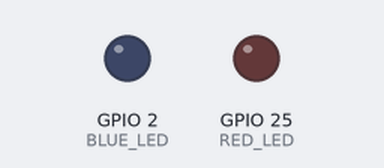
The sketch below on a simulated ESP32. Shown: output pins drawn as LEDs (lit = HIGH).

Above: at 0.1 s.
At 5.23 s:
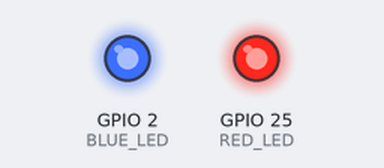
Timing chart, 0 to 5.5 s (numbered marks = the images above):
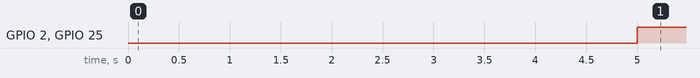

The sketch:

matrix.ino
```cpp
#define RED_LED 25
#define BLUE_LED 2

#define MATRIX_SIZE 40

float matrixA[MATRIX_SIZE][MATRIX_SIZE];
float matrixB[MATRIX_SIZE][MATRIX_SIZE];
float matrixResult[MATRIX_SIZE][MATRIX_SIZE];

void setup() {

  pinMode(RED_LED, OUTPUT);
  pinMode(BLUE_LED, OUTPUT);

  digitalWrite(RED_LED, LOW);
  digitalWrite(BLUE_LED, LOW);

  // Initialize matrices
  for (int i = 0; i < MATRIX_SIZE; i++) {
    for (int j = 0; j < MATRIX_SIZE; j++) {
      matrixA[i][j] = i + j;
      matrixB[i][j] = i * j;
    }
  }
}

void heavyLoad(uint32_t durationMs) {

  uint32_t startTime = millis();

  // LEDs ON = high power phase
  digitalWrite(RED_LED, HIGH);
  digitalWrite(BLUE_LED, HIGH);

  // Heavy CPU load
  while (millis() - startTime < durationMs) {

    for (int i = 0; i < MATRIX_SIZE; i++) {
      for (int j = 0; j < MATRIX_SIZE; j++) {

        float sum = 0;

        for (int k = 0; k < MATRIX_SIZE; k++) {
          sum += matrixA[i][k] * matrixB[k][j];
        }

        matrixResult[i][j] = sum;
      }
    }
  }

  // LEDs OFF = idle phase
  digitalWrite(RED_LED, LOW);
  digitalWrite(BLUE_LED, LOW);
}

void loop() {
  // ===== IDLE FOR 5 SECONDS =====
  delay(5000);
  // ===== HIGH LOAD FOR 0.5 SECONDS =====
  heavyLoad(500);


}
```

Measured:
- by itself, GPIO 2 (BLUE_LED), GPIO 25 (RED_LED): LOW → HIGH at 5.0 s
